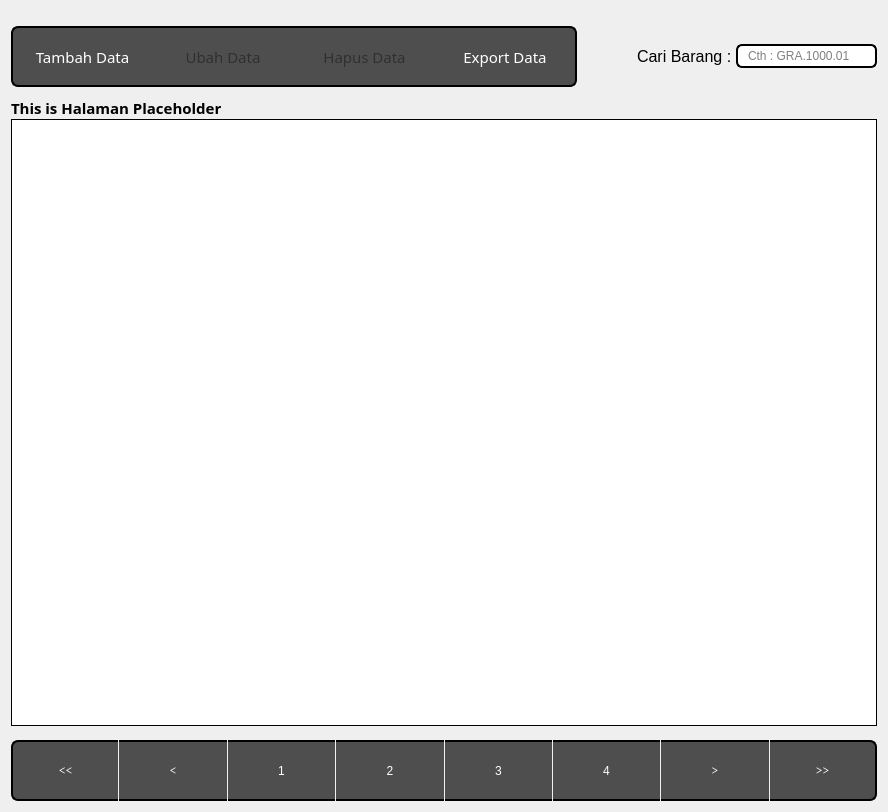
<?xml version="1.0" encoding="UTF-8"?>
<ui version="4.0">
 <class>Form</class>
 <widget class="QWidget" name="Form">
  <property name="geometry">
   <rect>
    <x>0</x>
    <y>0</y>
    <width>888</width>
    <height>812</height>
   </rect>
  </property>
  <property name="windowTitle">
   <string>Form</string>
  </property>
  <layout class="QHBoxLayout" name="horizontalLayout_3">
   <item>
    <layout class="QVBoxLayout" name="verticalLayout">
     <property name="spacing">
      <number>0</number>
     </property>
     <property name="topMargin">
      <number>0</number>
     </property>
     <property name="bottomMargin">
      <number>0</number>
     </property>
     <item>
      <layout class="QHBoxLayout" name="horizontalLayout">
       <property name="spacing">
        <number>0</number>
       </property>
       <property name="leftMargin">
        <number>0</number>
       </property>
       <property name="topMargin">
        <number>15</number>
       </property>
       <property name="rightMargin">
        <number>0</number>
       </property>
       <property name="bottomMargin">
        <number>10</number>
       </property>
       <item>
        <widget class="QPushButton" name="addButton">
         <property name="enabled">
          <bool>true</bool>
         </property>
         <property name="sizePolicy">
          <sizepolicy hsizetype="Expanding" vsizetype="Fixed">
           <horstretch>0</horstretch>
           <verstretch>0</verstretch>
          </sizepolicy>
         </property>
         <property name="minimumSize">
          <size>
           <width>0</width>
           <height>61</height>
          </size>
         </property>
         <property name="font">
          <font>
           <family>Sans Serif Collection</family>
           <pointsize>11</pointsize>
          </font>
         </property>
         <property name="styleSheet">
          <string notr="true">QPushButton {color:white; background-color:#4E4E4E;border:2px solid black;border-right:0px;
border-top-left-radius: 7px;
border-bottom-left-radius: 7px;
padding: 0 8px;}




QPushButton:hover:!pressed {
 background-color:#262626;
border-style:inset
}

QPushButton:hover {
 background-color:#171717
}


</string>
         </property>
         <property name="text">
          <string>Tambah Data</string>
         </property>
        </widget>
       </item>
       <item>
        <widget class="QPushButton" name="editButton">
         <property name="enabled">
          <bool>false</bool>
         </property>
         <property name="sizePolicy">
          <sizepolicy hsizetype="Expanding" vsizetype="Fixed">
           <horstretch>0</horstretch>
           <verstretch>51</verstretch>
          </sizepolicy>
         </property>
         <property name="minimumSize">
          <size>
           <width>0</width>
           <height>61</height>
          </size>
         </property>
         <property name="font">
          <font>
           <family>Sans Serif Collection</family>
           <pointsize>11</pointsize>
          </font>
         </property>
         <property name="styleSheet">
          <string notr="true">QPushButton:disabled {
    color: rgba(0,0, 0, 100)
}

QPushButton {color:white; background-color:#4E4E4E;border:2px solid black;border-right:0px;border-left:0px;
padding: 0 8px;
}

QPushButton:hover:!pressed {
 background-color: #262626;
border-style:inset
}

QPushButton:hover {
 background-color:#171717
}





QPushButton:hover {
  background-color:rgb(61, 61, 61)
}

</string>
         </property>
         <property name="text">
          <string>Ubah Data</string>
         </property>
        </widget>
       </item>
       <item>
        <widget class="QPushButton" name="deleteButton">
         <property name="enabled">
          <bool>false</bool>
         </property>
         <property name="sizePolicy">
          <sizepolicy hsizetype="Expanding" vsizetype="Fixed">
           <horstretch>0</horstretch>
           <verstretch>0</verstretch>
          </sizepolicy>
         </property>
         <property name="minimumSize">
          <size>
           <width>0</width>
           <height>61</height>
          </size>
         </property>
         <property name="font">
          <font>
           <family>Sans Serif Collection</family>
           <pointsize>11</pointsize>
          </font>
         </property>
         <property name="styleSheet">
          <string notr="true">QPushButton:disabled {
    color: rgba(0,0, 0, 100)
}

QPushButton {color:white; background-color:#4E4E4E;border:2px solid black;border-right:0px;border-left:0px;
padding: 0 8px;
}

QPushButton:hover:!pressed {
 background-color: #262626;
border-style:inset
}

QPushButton:hover {
 background-color:#171717
}





QPushButton:hover {
  background-color:rgb(61, 61, 61)
}

</string>
         </property>
         <property name="text">
          <string>Hapus Data</string>
         </property>
        </widget>
       </item>
       <item>
        <widget class="QPushButton" name="exportButton">
         <property name="sizePolicy">
          <sizepolicy hsizetype="Expanding" vsizetype="Fixed">
           <horstretch>0</horstretch>
           <verstretch>0</verstretch>
          </sizepolicy>
         </property>
         <property name="minimumSize">
          <size>
           <width>0</width>
           <height>61</height>
          </size>
         </property>
         <property name="font">
          <font>
           <family>Sans Serif Collection</family>
           <pointsize>11</pointsize>
          </font>
         </property>
         <property name="styleSheet">
          <string notr="true">QPushButton:disabled {
    color: rgba(0,0, 0, 100)
}

QPushButton {color:white; background-color:#4E4E4E;border:2px solid black;border-left:0px;border-top-right-radius: 7px;
border-bottom-right-radius: 7px;
padding: 0 8px;
}

QPushButton:hover:!pressed {
 background-color: #262626;
border-style:inset
}

QPushButton:hover {
 background-color:#171717
}
</string>
         </property>
         <property name="text">
          <string>Export Data</string>
         </property>
        </widget>
       </item>
       <item>
        <spacer name="horizontalSpacer_2">
         <property name="orientation">
          <enum>Qt::Horizontal</enum>
         </property>
         <property name="sizeType">
          <enum>QSizePolicy::Minimum</enum>
         </property>
         <property name="sizeHint" stdset="0">
          <size>
           <width>60</width>
           <height>20</height>
          </size>
         </property>
        </spacer>
       </item>
       <item>
        <widget class="QLabel" name="label">
         <property name="styleSheet">
          <string notr="true">color:black;</string>
         </property>
         <property name="text">
          <string>&lt;html&gt;&lt;head/&gt;&lt;body&gt;&lt;p&gt;&lt;span style=&quot; font-size:12pt;&quot;&gt;Cari Barang : &lt;/span&gt;&lt;/p&gt;&lt;/body&gt;&lt;/html&gt;</string>
         </property>
        </widget>
       </item>
       <item>
        <widget class="QLineEdit" name="searchField">
         <property name="sizePolicy">
          <sizepolicy hsizetype="Expanding" vsizetype="Fixed">
           <horstretch>0</horstretch>
           <verstretch>0</verstretch>
          </sizepolicy>
         </property>
         <property name="minimumSize">
          <size>
           <width>0</width>
           <height>24</height>
          </size>
         </property>
         <property name="maximumSize">
          <size>
           <width>16777215</width>
           <height>24</height>
          </size>
         </property>
         <property name="font">
          <font>
           <pointsize>9</pointsize>
          </font>
         </property>
         <property name="styleSheet">
          <string notr="true">border: 2px solid black;
border-radius: 6px;
padding: 0 8px;
min-height: 20px ;
max-height:20px;
selection-background-color: gray;
color:black
</string>
         </property>
         <property name="placeholderText">
          <string>Cth : GRA.1000.01</string>
         </property>
        </widget>
       </item>
      </layout>
     </item>
     <item>
      <widget class="QLabel" name="jumlah_halaman">
       <property name="font">
        <font>
         <family>Arial Black</family>
         <pointsize>11</pointsize>
         <weight>75</weight>
         <bold>true</bold>
        </font>
       </property>
       <property name="text">
        <string>This is Halaman Placeholder</string>
       </property>
      </widget>
     </item>
     <item>
      <widget class="QTableView" name="katalogTable">
       <property name="sizePolicy">
        <sizepolicy hsizetype="Preferred" vsizetype="Expanding">
         <horstretch>0</horstretch>
         <verstretch>0</verstretch>
        </sizepolicy>
       </property>
       <property name="autoFillBackground">
        <bool>false</bool>
       </property>
       <property name="styleSheet">
        <string notr="true">QTableView{

border: 1px solid black ;

border-color:black;


}


QTableView QTableCornerButton::section {
  background-color: qlineargradient(x1:0, y1:0, x2:0, y2:1,
                                      stop:0 #616161, stop: 0.5 #000000,
                                      stop: 0.6 #000000, stop:1 #656565); }

QHeaderView::section {
    background-color: qlineargradient(x1:0, y1:0, x2:0, y2:1,
                                      stop:0 #616161, stop: 0.5 #000000,
                                      stop: 0.6 #000000, stop:1 #656565);
    color: white;
    padding-left: 4px;
    border: 1px solid #B5B5B5;

}

</string>
       </property>
       <property name="sizeAdjustPolicy">
        <enum>QAbstractScrollArea::AdjustToContents</enum>
       </property>
       <property name="editTriggers">
        <set>QAbstractItemView::NoEditTriggers</set>
       </property>
       <property name="dragDropOverwriteMode">
        <bool>false</bool>
       </property>
       <property name="selectionMode">
        <enum>QAbstractItemView::SingleSelection</enum>
       </property>
       <property name="selectionBehavior">
        <enum>QAbstractItemView::SelectRows</enum>
       </property>
       <property name="verticalScrollMode">
        <enum>QAbstractItemView::ScrollPerItem</enum>
       </property>
       <property name="showGrid">
        <bool>true</bool>
       </property>
       <property name="sortingEnabled">
        <bool>false</bool>
       </property>
       <attribute name="horizontalHeaderMinimumSectionSize">
        <number>100</number>
       </attribute>
       <attribute name="horizontalHeaderDefaultSectionSize">
        <number>100</number>
       </attribute>
       <attribute name="verticalHeaderCascadingSectionResizes">
        <bool>true</bool>
       </attribute>
      </widget>
     </item>
     <item>
      <layout class="QHBoxLayout" name="pageLayout">
       <property name="spacing">
        <number>1</number>
       </property>
       <property name="topMargin">
        <number>14</number>
       </property>
       <item>
        <widget class="QPushButton" name="start">
         <property name="sizePolicy">
          <sizepolicy hsizetype="Expanding" vsizetype="Fixed">
           <horstretch>0</horstretch>
           <verstretch>0</verstretch>
          </sizepolicy>
         </property>
         <property name="minimumSize">
          <size>
           <width>0</width>
           <height>61</height>
          </size>
         </property>
         <property name="font">
          <font>
           <family>MS Serif</family>
          </font>
         </property>
         <property name="styleSheet">
          <string notr="true">QPushButton {color:white; background-color:#4E4E4E;border:2px solid black;border-right:0px;
border-top-left-radius: 7px;
border-bottom-left-radius: 7px;
padding: 0 8px;}




QPushButton:hover:!pressed {
 background-color:#262626;
border-style:inset
}

QPushButton:hover {
 background-color:#171717
}


</string>
         </property>
         <property name="text">
          <string>&lt;&lt;</string>
         </property>
        </widget>
       </item>
       <item>
        <widget class="QPushButton" name="previous">
         <property name="sizePolicy">
          <sizepolicy hsizetype="Expanding" vsizetype="Fixed">
           <horstretch>0</horstretch>
           <verstretch>0</verstretch>
          </sizepolicy>
         </property>
         <property name="minimumSize">
          <size>
           <width>0</width>
           <height>61</height>
          </size>
         </property>
         <property name="font">
          <font>
           <family>MS Serif</family>
          </font>
         </property>
         <property name="styleSheet">
          <string notr="true">QPushButton:disabled {
    color: rgba(0,0, 0, 100)
}

QPushButton {color:white; background-color:#4E4E4E;border:2px solid black;border-right:0px;border-left:0px;
padding: 0 8px;
}

QPushButton:hover:!pressed {
 background-color: #262626;
border-style:inset
}

QPushButton:hover {
 background-color:#171717
}





QPushButton:hover {
  background-color:rgb(61, 61, 61)
}

</string>
         </property>
         <property name="text">
          <string>&lt;</string>
         </property>
        </widget>
       </item>
       <item>
        <widget class="QPushButton" name="button1">
         <property name="sizePolicy">
          <sizepolicy hsizetype="Expanding" vsizetype="Fixed">
           <horstretch>0</horstretch>
           <verstretch>0</verstretch>
          </sizepolicy>
         </property>
         <property name="minimumSize">
          <size>
           <width>0</width>
           <height>61</height>
          </size>
         </property>
         <property name="styleSheet">
          <string notr="true">QPushButton { 
                            color:white; 
                            background-color:#4E4E4E;
                            border:2px solid;
                            padding: 0 8px;
							border-right:0px;
							border-left:0px;
                            }
                        QPushButton:disabled { 
                            color: rgba(0,0, 0, 100);
                            }
                        
                        QPushButton:hover:!pressed { 
                            background-color: #262626;
                            border-style:inset;
                            }
                        QPushButton:hover {
                            background-color:#171717;
                            }
                        QPushButton:hover {
                            background-color:rgb(61, 61, 61);
                            }</string>
         </property>
         <property name="text">
          <string>1</string>
         </property>
        </widget>
       </item>
       <item>
        <widget class="QPushButton" name="button2">
         <property name="sizePolicy">
          <sizepolicy hsizetype="Expanding" vsizetype="Fixed">
           <horstretch>0</horstretch>
           <verstretch>0</verstretch>
          </sizepolicy>
         </property>
         <property name="minimumSize">
          <size>
           <width>0</width>
           <height>61</height>
          </size>
         </property>
         <property name="styleSheet">
          <string notr="true">QPushButton { 
                            color:white; 
                            background-color:#4E4E4E;
                            border:2px solid;
                            padding: 0 8px;
							border-right:0px;
							border-left:0px;
                            }
                        QPushButton:disabled { 
                            color: rgba(0,0, 0, 100);
                            }
                        
                        QPushButton:hover:!pressed { 
                            background-color: #262626;
                            border-style:inset;
                            }
                        QPushButton:hover {
                            background-color:#171717;
                            }
                        QPushButton:hover {
                            background-color:rgb(61, 61, 61);
                            }</string>
         </property>
         <property name="text">
          <string>2</string>
         </property>
        </widget>
       </item>
       <item>
        <widget class="QPushButton" name="button3">
         <property name="sizePolicy">
          <sizepolicy hsizetype="Expanding" vsizetype="Fixed">
           <horstretch>0</horstretch>
           <verstretch>0</verstretch>
          </sizepolicy>
         </property>
         <property name="minimumSize">
          <size>
           <width>0</width>
           <height>61</height>
          </size>
         </property>
         <property name="styleSheet">
          <string notr="true">QPushButton { 
                            color:white; 
                            background-color:#4E4E4E;
                            border:2px solid;
                            padding: 0 8px;
							border-right:0px;
							border-left:0px;
                            }
                        QPushButton:disabled { 
                            color: rgba(0,0, 0, 100);
                            }
                        
                        QPushButton:hover:!pressed { 
                            background-color: #262626;
                            border-style:inset;
                            }
                        QPushButton:hover {
                            background-color:#171717;
                            }
                        QPushButton:hover {
                            background-color:rgb(61, 61, 61);
                            }</string>
         </property>
         <property name="text">
          <string>3</string>
         </property>
        </widget>
       </item>
       <item>
        <widget class="QPushButton" name="button4">
         <property name="sizePolicy">
          <sizepolicy hsizetype="Expanding" vsizetype="Fixed">
           <horstretch>0</horstretch>
           <verstretch>0</verstretch>
          </sizepolicy>
         </property>
         <property name="minimumSize">
          <size>
           <width>0</width>
           <height>61</height>
          </size>
         </property>
         <property name="styleSheet">
          <string notr="true">QPushButton { 
                            color:white; 
                            background-color:#4E4E4E;
                            border:2px solid;
                            padding: 0 8px;
							border-right:0px;
							border-left:0px;
                            }
                        QPushButton:disabled { 
                            color: rgba(0,0, 0, 100);
                            }
                        
                        QPushButton:hover:!pressed { 
                            background-color: #262626;
                            border-style:inset;
                            }
                        QPushButton:hover {
                            background-color:#171717;
                            }
                        QPushButton:hover {
                            background-color:rgb(61, 61, 61);
                            }</string>
         </property>
         <property name="text">
          <string>4</string>
         </property>
        </widget>
       </item>
       <item>
        <widget class="QPushButton" name="next">
         <property name="sizePolicy">
          <sizepolicy hsizetype="Expanding" vsizetype="Fixed">
           <horstretch>0</horstretch>
           <verstretch>0</verstretch>
          </sizepolicy>
         </property>
         <property name="minimumSize">
          <size>
           <width>0</width>
           <height>61</height>
          </size>
         </property>
         <property name="font">
          <font>
           <family>MS Serif</family>
          </font>
         </property>
         <property name="styleSheet">
          <string notr="true">QPushButton:disabled {
    color: rgba(0,0, 0, 100)
}

QPushButton {color:white; background-color:#4E4E4E;border:2px solid black;border-right:0px;border-left:0px;
padding: 0 8px;
}

QPushButton:hover:!pressed {
 background-color: #262626;
border-style:inset
}

QPushButton:hover {
 background-color:#171717
}





QPushButton:hover {
  background-color:rgb(61, 61, 61)
}

</string>
         </property>
         <property name="text">
          <string>&gt;</string>
         </property>
        </widget>
       </item>
       <item>
        <widget class="QPushButton" name="end">
         <property name="sizePolicy">
          <sizepolicy hsizetype="Expanding" vsizetype="Fixed">
           <horstretch>0</horstretch>
           <verstretch>0</verstretch>
          </sizepolicy>
         </property>
         <property name="minimumSize">
          <size>
           <width>0</width>
           <height>61</height>
          </size>
         </property>
         <property name="font">
          <font>
           <family>MS Serif</family>
          </font>
         </property>
         <property name="styleSheet">
          <string notr="true">QPushButton:disabled {
    color: rgba(0,0, 0, 100)
}

QPushButton {color:white; background-color:#4E4E4E;border:2px solid black;border-left:0px ;border-top-right-radius: 7px;
border-bottom-right-radius: 7px;
padding: 0 8px;
}

QPushButton:hover:!pressed {
 background-color: #262626;
border-style:inset
}

QPushButton:hover {
 background-color:#171717
}
</string>
         </property>
         <property name="text">
          <string>&gt;&gt;</string>
         </property>
        </widget>
       </item>
      </layout>
     </item>
    </layout>
   </item>
  </layout>
 </widget>
 <resources/>
 <connections/>
</ui>
